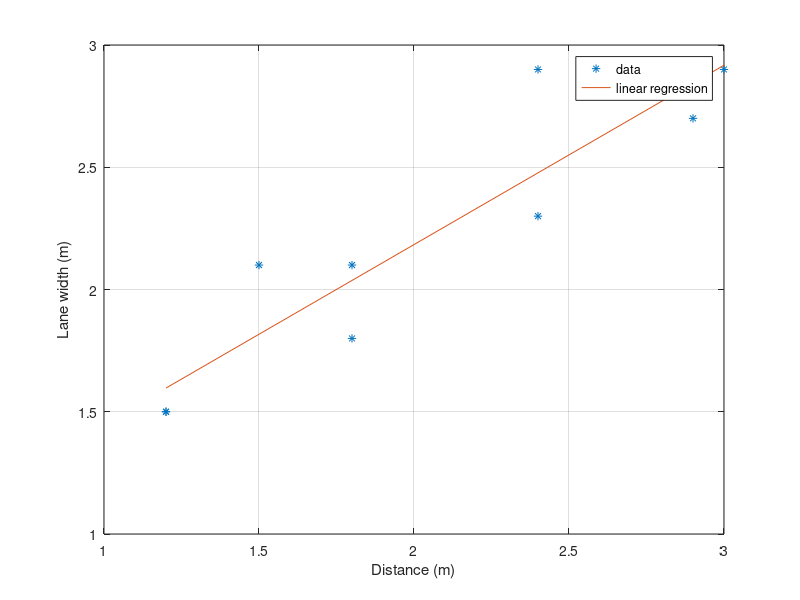

The MATLAB source for this figure:
% TOPIC: regression
% TITLE: Bike-lane width versus distance to passing cars: linear regression and prediction
% SOURCE: Class solution sheet "Curve-fitting and Interpolation"; Chapra Prob. 14.24
% KEYWORDS: linear regression, straight line, bike lane, lane width, distance, passing cars, least squares, predict, plot
% PROBLEM:
% A transportation engineering study was conducted to determine the proper design of bike lanes. Data from
% 9 streets: Distance (m) = 2.4 1.5 2.4 1.8 1.8 2.9 1.2 3 1.2, Lane Width (m) = 2.9 2.1 2.3 2.1 1.8 2.7 1.5 2.9 1.5.
% (a) Plot the data. (b) Fit a straight line to the data with linear regression. Add this line to the plot.
% (c) If the minimum safe average distance between bikes and passing cars is considered to be 1.8 m,
% determine the corresponding minimum lane width.
% CHECK: abs(a(1) - 0.716716) < 1e-6 && abs(a(2) - 0.733492) < 1e-6 && abs(answer - 2.037002) < 1e-6
% CODE:
D = [2.4; 1.5; 2.4; 1.8; 1.8; 2.9; 1.2; 3; 1.2];
LW = [2.9; 2.1; 2.3; 2.1; 1.8; 2.7; 1.5; 2.9; 1.5];
Z = [ones(size(D)) D];
a = Z\LW;
fprintf('Lane width = %.4f + %.4f * distance\n', a(1), a(2));
answer = a(1) + a(2)*1.8;
fprintf('Minimum lane width for 1.8 m = %.4f m\n', answer);
figure; plot(D, LW, '*', [min(D) max(D)], a(1) + a(2)*[min(D) max(D)], '-'); grid on;
xlabel('Distance (m)'); ylabel('Lane width (m)'); legend('data', 'linear regression');
